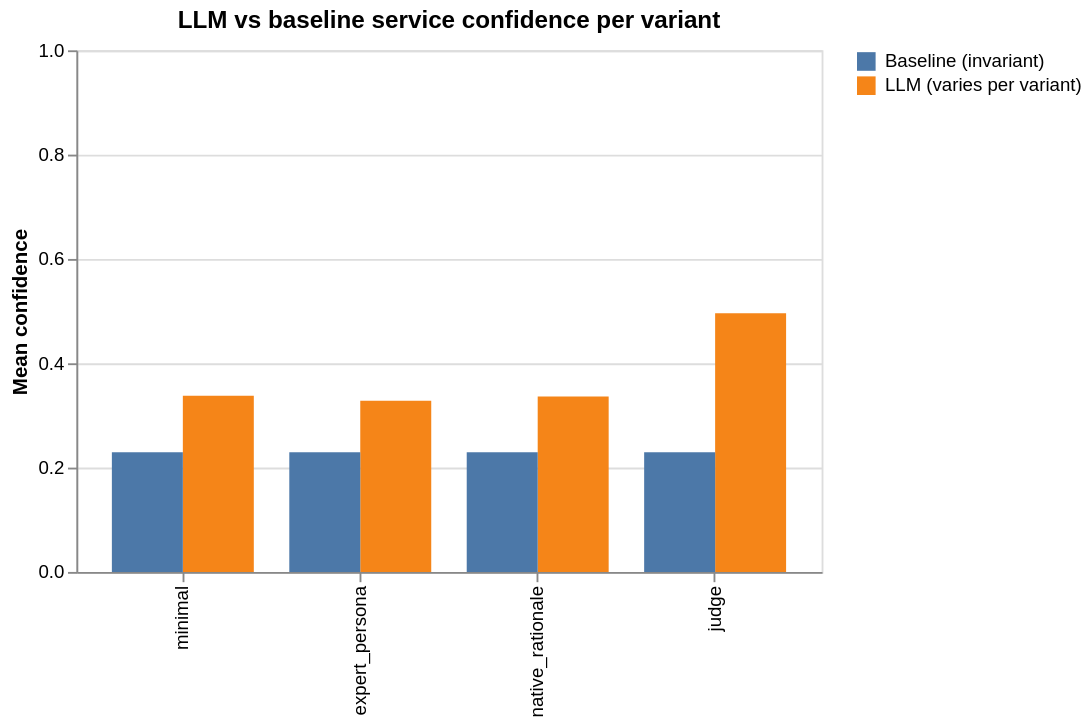

The notebook cell saved with this chart:
### Markdown cell above
## Baseline vs LLM confidence comparison

Direct services (GT/EasyNMT/Lingvanex/Wikipedia) are prompt-invariant, so their agreement should be the same across all variants. This is a sanity check.

### Code cell
comp = scored_df[scored_df['llm_total_services'] > 0].copy()
comp_mean = (
    comp.groupby('prompt_variant')[['llm_confidence', 'baseline_confidence']]
    .mean()
    .reindex(VARIANTS)
    .reset_index()
    .melt(id_vars='prompt_variant', var_name='source', value_name='mean_confidence')
)
comp_mean['source'] = comp_mean['source'].map({
    'llm_confidence': 'LLM (varies per variant)',
    'baseline_confidence': 'Baseline (invariant)',
})

alt.Chart(comp_mean).mark_bar().encode(
    x=alt.X('prompt_variant:N', sort=VARIANTS, title=None),
    y=alt.Y('mean_confidence:Q', title='Mean confidence', scale=alt.Scale(domain=[0, 1])),
    xOffset='source:N',
    color=alt.Color('source:N', title=None),
    tooltip=['prompt_variant:N', 'source:N', alt.Tooltip('mean_confidence:Q', format='.3f')],
).properties(width=400, height=280, title='LLM vs baseline service confidence per variant')

### Figure 1 — Vega-Lite specification as saved in the notebook (floating-point values rounded to 4 significant figures)
{"config": {"view": {"continuousWidth": 300, "continuousHeight": 300}}, "data": {"name": "data-173e33991c19b7a44c8d15a261a1f570"}, "mark": {"type": "bar"}, "encoding": {"color": {"field": "source", "title": null, "type": "nominal"}, "tooltip": [{"field": "prompt_variant", "type": "nominal"}, {"field": "source", "type": "nominal"}, {"field": "mean_confidence", "format": ".3f", "type": "quantitative"}], "x": {"field": "prompt_variant", "sort": ["minimal", "expert_persona", "native_rationale", "judge"], "title": null, "type": "nominal"}, "xOffset": {"field": "source", "type": "nominal"}, "y": {"field": "mean_confidence", "scale": {"domain": [0, 1]}, "title": "Mean confidence", "type": "quantitative"}}, "height": 280, "title": "LLM vs baseline service confidence per variant", "width": 400, "$schema": "https://vega.github.io/schema/vega-lite/v6.1.0.json", "datasets": {"data-173e33991c19b7a44c8d15a261a1f570": [{"prompt_variant": "minimal", "source": "LLM (varies per variant)", "mean_confidence": 0.3377}, {"prompt_variant": "expert_persona", "source": "LLM (varies per variant)", "mean_confidence": 0.3281}, {"prompt_variant": "native_rationale", "source": "LLM (varies per variant)", "mean_confidence": 0.3363}, {"prompt_variant": "judge", "source": "LLM (varies per variant)", "mean_confidence": 0.4961}, {"prompt_variant": "minimal", "source": "Baseline (invariant)", "mean_confidence": 0.2295}, {"prompt_variant": "expert_persona", "source": "Baseline (invariant)", "mean_confidence": 0.2295}, {"prompt_variant": "native_rationale", "source": "Baseline (invariant)", "mean_confidence": 0.2295}, {"prompt_variant": "judge", "source": "Baseline (invariant)", "mean_confidence": 0.2295}]}}
